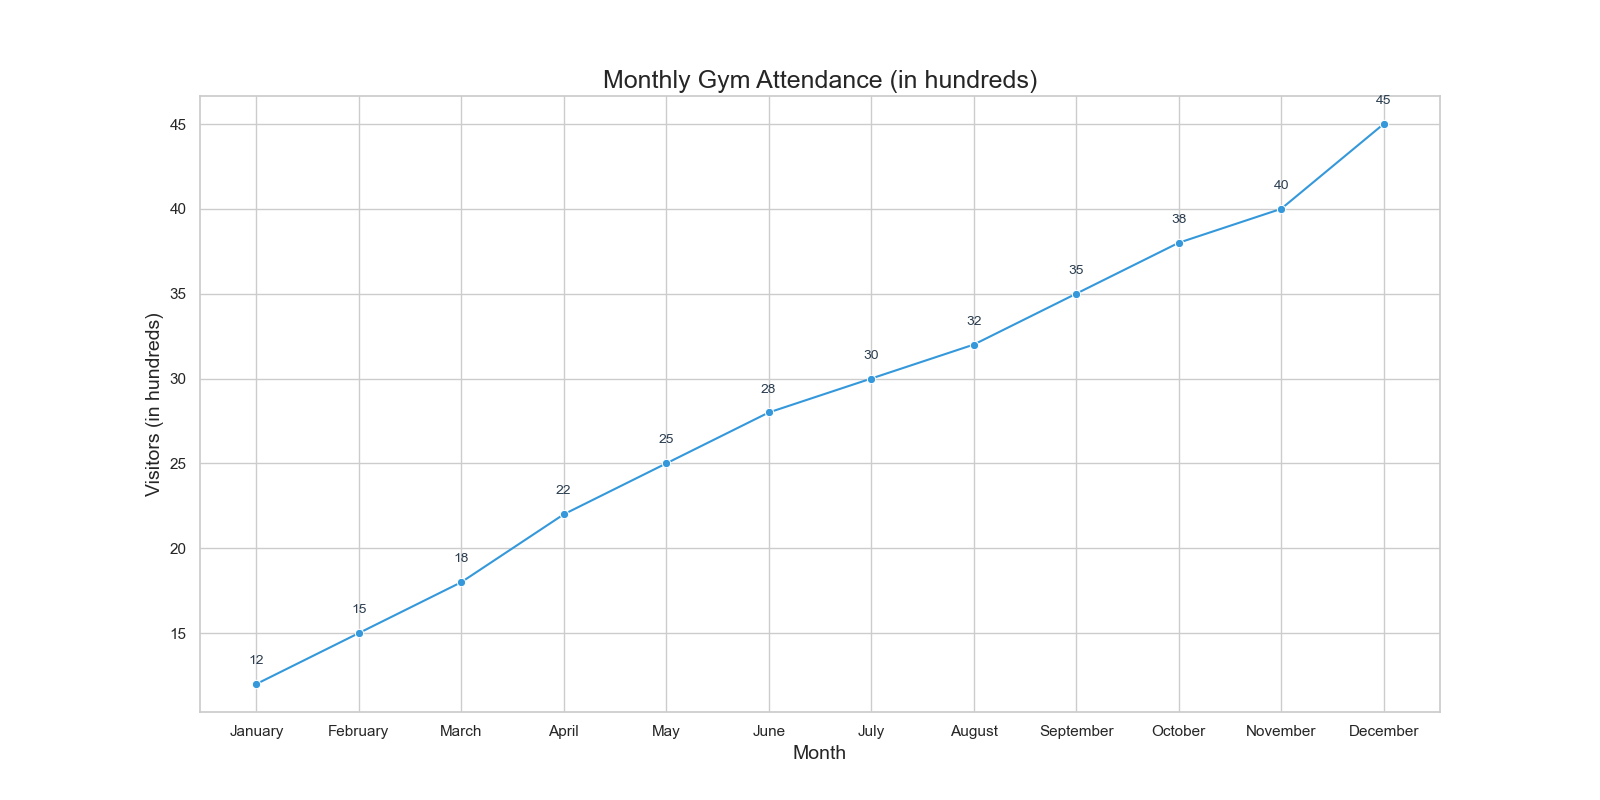

Generate this figure with Python:

import pandas as pd
import seaborn as sns
import matplotlib.pyplot as plt

# Create a DataFrame for the table data
data = {
    'Month': ['January', 'February', 'March', 'April', 'May', 'June', 'July', 'August',
              'September', 'October', 'November', 'December'],
    'Visitors': [12, 15, 18, 22, 25, 28, 30, 32, 35, 38, 40, 45]
}

df = pd.DataFrame(data)

# Convert 'Month' to a category so it can be properly sorted on the plot
month_order = ['January', 'February', 'March', 'April', 'May', 'June',
               'July', 'August', 'September', 'October', 'November', 'December']
df['Month'] = pd.Categorical(df['Month'], categories=month_order, ordered=True)

# Set up the size of the figure
plt.figure(figsize=(16, 8))

# Create the line chart using seaborn
lineplot = sns.lineplot(x='Month', y='Visitors', data=df, color="#3498db", marker='o')

# Annotate each point on the line chart
for i in range(df.shape[0]):
    plt.text(df['Month'][i], df['Visitors'][i] + 1, f"{df['Visitors'][i]}", 
             ha='center', va='bottom', fontsize=10, color='#2c3e50')

# Set the title and labels
plt.title('Monthly Gym Attendance (in hundreds)', fontsize=18)
plt.xlabel('Month', fontsize=14)
plt.ylabel('Visitors (in hundreds)', fontsize=14)

# Show the final plot
plt.show()
